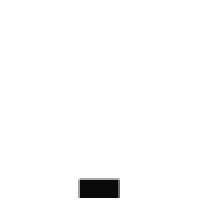
Frame 1 (no input)
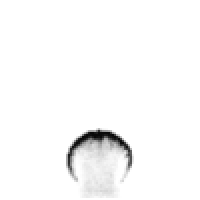
Frame 60 (the mouse pressed at the canvas centre just before this capture)
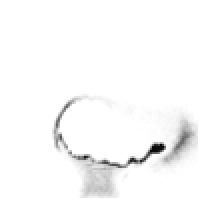
Frame 120 (the mouse held since frame 60 and released just before this capture)

The Processing sketch that drew these frames (run headless with seeded random() and noise(); from frame 60 on, the mouse is pressed at the canvas centre):

// Processing sketch: Smoke
// ── Smoke.pde
/**
 * Smoke
 * by Glen Murphy.
 * 
 * Drag the mouse across the image to move the particles.
 * Code has not been optimised and will run fairly slowly.
 * 
 * Completed 5 November 2002
 */
 
int res = 2;
int penSize = 30;
int lwidth;
int lheight;
int pnum = 30000;
vsquare[][] v;
vbuffer[][] vbuf;
particle[] p;
int pcount = 0;
int mouseXvel = 0;
int mouseYvel = 0;

int randomGust = 0;
int randomGustMax;
float randomGustX;
float randomGustY;
float randomGustSize;
float randomGustXvel;
float randomGustYvel;

void setup() 
{
  size(200, 200);
  lwidth = width/res;
  lheight = height/res;
  v = new vsquare[lwidth+1][lheight+1];
  vbuf = new vbuffer[lwidth+1][lheight+1];
  p = new particle[pnum];
  noStroke();
  frameRate(60);
  for(int i = 0; i < pnum; i++) {
    p[i] = new particle(random(width/2-20,width/2+20),random(height-20,height));
  }
  for(int i = 0; i <= lwidth; i++) {
    for(int u = 0; u <= lheight; u++) {
      v[i][u] = new vsquare(i*res,u*res);
      vbuf[i][u] = new vbuffer(i*res,u*res);
    }
  }
}

void draw() 
{
  background(#cccccc);
  
  int axvel = mouseX-pmouseX;
  int ayvel = mouseY-pmouseY;

  mouseXvel = (axvel != mouseXvel) ? axvel : 0;
  mouseYvel = (ayvel != mouseYvel) ? ayvel : 0;

  if(randomGust <= 0) {
    if(random(0,10)<1) {
      randomGustMax = (int)random(5,12);
      randomGust = randomGustMax;
      randomGustX = random(0,width);
      randomGustY = random(0,height-10);
      randomGustSize = random(0,50);
      if(randomGustX > width/2) {
        randomGustXvel = random(-8,0);
      } else { 
        randomGustXvel = random(0,8);
      }
      randomGustYvel = random(-2,1);
    }
    randomGust--;
  }

  for(int i = 0; i < lwidth; i++) {
    for(int u = 0; u < lheight; u++) {
      vbuf[i][u].updatebuf(i,u);
      v[i][u].col = 0;
    }
  }
  for(int i = 0; i < pnum-1; i++) {
    p[i].updatepos();
  }
  for(int i = 0; i < lwidth; i++) {
    for(int u = 0; u < lheight; u++) {
      v[i][u].addbuffer(i, u);
      v[i][u].updatevels(mouseXvel, mouseYvel);
      v[i][u].display(i, u);
    }
  }
  randomGust = 0;
}

class particle 
{
  float x;
  float y;
  float xvel;
  float yvel;
  float temp;
  int pos;

  particle(float xIn, float yIn) {
    x = xIn;
    y = yIn;
  }

  void reposition() {
    x = width/2+random(-20,20);
    y = random(height-10,height);

    xvel = random(-1,1);
    yvel = random(-1,1);
  }

  void updatepos() {
    int vi = (int)(x/res);
    int vu = (int)(y/res);

    if(vi > 0 && vi < lwidth && vu > 0 && vu < lheight) {
      v[vi][vu].addcolour(2);

      float ax = (x%res)/res;
      float ay = (y%res)/res;

      xvel += (1-ax)*v[vi][vu].xvel*0.05;
      yvel += (1-ay)*v[vi][vu].yvel*0.05;

      xvel += ax*v[vi+1][vu].xvel*0.05;
      yvel += ax*v[vi+1][vu].yvel*0.05;

      xvel += ay*v[vi][vu+1].xvel*0.05;
      yvel += ay*v[vi][vu+1].yvel*0.05;

      v[vi][vu].yvel -= (1-ay)*0.003;
      v[vi+1][vu].yvel -= ax*0.003;

      if(v[vi][vu].yvel < 0) v[vi][vu].yvel *= 1.00025;

      x += xvel;
      y += yvel;
    } 
    else {
      reposition();
    }
    if(random(0,400) < 1) {
      reposition();
    }
    xvel *= 0.6;
    yvel *= 0.6;
  }
}

class vbuffer
{
  int x;
  int y;
  float xvel;
  float yvel;
  float pressurex = 0;
  float pressurey = 0;
  float pressure = 0;

  vbuffer(int xIn,int yIn) {
    x = xIn;
    y = yIn;
    pressurex = 0;
    pressurey = 0;
  }

  void updatebuf(int i, int u) {
    if(i>0 && i<lwidth && u>0 && u<lheight) {
      pressurex = (v[i-1][u-1].xvel*0.5 + v[i-1][u].xvel + v[i-1][u+1].xvel*0.5 - v[i+1][u-1].xvel*0.5 - v[i+1][u].xvel - v[i+1][u+1].xvel*0.5);
      pressurey = (v[i-1][u-1].yvel*0.5 + v[i][u-1].yvel + v[i+1][u-1].yvel*0.5 - v[i-1][u+1].yvel*0.5 - v[i][u+1].yvel - v[i+1][u+1].yvel*0.5);
      pressure = (pressurex + pressurey)*0.25;
    }
  }
}

class vsquare {
  int x;
  int y;
  float xvel;
  float yvel;
  float col;

  vsquare(int xIn,int yIn) {
    x = xIn;
    y = yIn;
  }

  void addbuffer(int i, int u) {
    if(i>0 && i<lwidth && u>0 && u<lheight) {
      xvel += (vbuf[i-1][u-1].pressure*0.5
      +vbuf[i-1][u].pressure
      +vbuf[i-1][u+1].pressure*0.5
      -vbuf[i+1][u-1].pressure*0.5
      -vbuf[i+1][u].pressure
      -vbuf[i+1][u+1].pressure*0.5
      )*0.49;
      yvel += (vbuf[i-1][u-1].pressure*0.5
      +vbuf[i][u-1].pressure
      +vbuf[i+1][u-1].pressure*0.5
      -vbuf[i-1][u+1].pressure*0.5
      -vbuf[i][u+1].pressure
      -vbuf[i+1][u+1].pressure*0.5
      )*0.49;
    }
  }

  void updatevels(int mvelX, int mvelY) {
    float adj;
    float opp;
    float dist;
    float mod;

    if(mousePressed) {
      adj = x - mouseX;
      opp = y - mouseY;
      dist = sqrt(opp*opp + adj*adj);
      if(dist < penSize) {
        if(dist < 4) dist = penSize;
        mod = penSize/dist;
        xvel += mvelX*mod;
        yvel += mvelY*mod;
      }
    }
    if(randomGust > 0) {
      adj = x - randomGustX;
      opp = y - randomGustY;
      dist = sqrt(opp*opp + adj*adj);
      if(dist < randomGustSize) {
        if(dist < res*2) dist = randomGustSize;
        mod = randomGustSize/dist;
        xvel += (randomGustMax-randomGust)*randomGustXvel*mod;
        yvel += (randomGustMax-randomGust)*randomGustYvel*mod;
      }
    }
    xvel *= 0.99;
    yvel *= 0.98;
  }

  void addcolour(int amt) {
    col += amt;
    if(col > 196) col = 196;
  }

  void display(int i, int u) {
    float tcol = 0;
    if(i>0 && i<lwidth-1 && u>0 && u<lheight-1) {

      tcol = (+ v[i][u+1].col
      + v[i+1][u].col
      + v[i+1][u+1].col*0.5
      )*0.3;
      tcol = (int)(tcol+col*0.5);
    }

    fill(255-tcol, 255-tcol, 255-tcol);
    rect(x,y,res,res);
    col = 0;
  }
}
